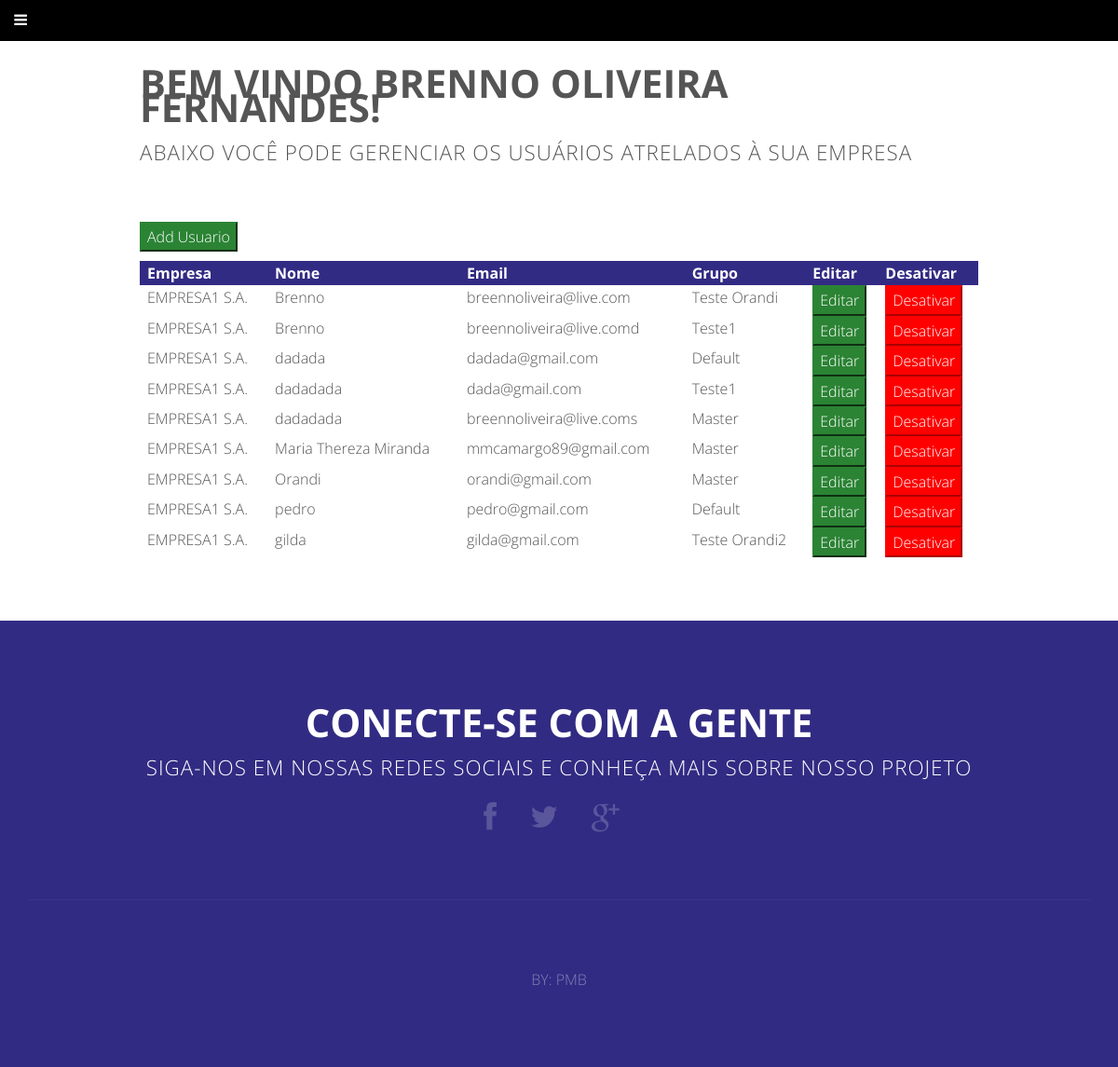
/projeto_inse/gerenciar_usuarios.php (signed in), run on the app's committed database.
### tables this page shows
CREATE TABLE IF NOT EXISTS `usuario` (
  `id` int(11) NOT NULL AUTO_INCREMENT,
  `email` varchar(254) NOT NULL,
  `senha` blob NOT NULL,
  `nome` varchar(254) NOT NULL,
  `sobrenome` varchar(254) NOT NULL,
  `genero` varchar(45) NOT NULL,
  `empresa` int(11) NOT NULL,
  `grupo` int(11) NOT NULL,
  PRIMARY KEY (`id`),
  UNIQUE KEY `email_UNIQUE` (`email`),
  KEY `empresa_usuario_idx` (`empresa`),
  KEY `grupo_usuario_idx` (`grupo`)
);

CREATE TABLE IF NOT EXISTS `empresa` (
  `id` int(11) NOT NULL AUTO_INCREMENT,
  `razaosocial` varchar(100) NOT NULL,
  `nomefantasia` varchar(100) NOT NULL,
  `cnpj` varchar(14) NOT NULL,
  `ramo` int(11) NOT NULL,
  `endereco` int(11) NOT NULL,
  PRIMARY KEY (`id`),
  UNIQUE KEY `cnpj_UNIQUE` (`cnpj`),
  KEY `ramo_empresa_idx` (`ramo`),
  KEY `endereco_empresa_idx` (`endereco`)
);

CREATE TABLE IF NOT EXISTS `grupo` (
  `id` int(11) NOT NULL AUTO_INCREMENT,
  `grupo` varchar(45) NOT NULL,
  `empresa` int(11) NOT NULL,
  PRIMARY KEY (`id`),
  KEY `empresa_grupo` (`empresa`)
);

### projeto_inse/gerenciar_usuarios.php (the view, shortened to what this page needs)
<?php include("includes/header.php");?>
<div id="main" class="wrapper style4">
				<div id="content" class="container2 medium">
					<section>
						<header class="major">
							<h2>Bem vindo <?php echo $_SESSION['nomefantasia'] ?>!</h2>
							<span class="byline">Abaixo você pode gerenciar os usuários atrelados à sua empresa</span>
						</header>
									<form action="registrar_usuario.php" method="">
										<button  type="submit" name="" style="margin-bottom: 10px; border-color: #2B8334;color: white;background: #2B8334;">Add Usuario</button>
									</form>
									<?php
										$db = mysqli_connect('localhost', 'root', '', 'inse');
										$stmt = mysqli_prepare($db, "SELECT u.id, u.email, u.nome, e.razaosocial, g.grupo FROM usuario as u INNER JOIN empresa as e on u.empresa = e.id INNER JOIN grupo as g on u.grupo = g.id WHERE u.empresa = '".$_SESSION['idempresa']."'");
										mysqli_stmt_execute($stmt);
										$result = mysqli_stmt_get_result($stmt);
									?>
									<table class="table table-bordered"  id="dataTable" width="100%" cellspacing="0">
										<thead>
										  <tr style="background-color: #322B83; color: white;">
											<th>Empresa</th>
											<th>Nome</th>
											<th>Email</th>
											<th>Grupo</th>
											<th>Editar </th>
											<th>Desativar </th>
										  </tr>
										</thead>
										<tbody>
										<?php
											while($row = mysqli_fetch_array($result)){
											?>
										  <tr>
											<td><?php echo $row['razaosocial'];?></td>
											<td><?php echo $row['nome'];?></td>
											<td><?php echo $row['email'];?></td>
											<td><?php echo $row['grupo'];?></td>
											<td>
												<form action="usuario.php?idusuario=<?php echo $row['id']?>" method="post">
													<button  type="submit" name="" class="btn btn-success" style="border-color: #2B8334;color: white;background: #2B8334;" > Editar </button>
												</form>
											</td>
											<td>
												<form action="" method="post">
												  <button type="submit" name="" class="btn btn-danger" style="border-color: red ;color: white;background: red;" > Desativar </button>
												</form>
											</td>
										  </tr>
										  <?php
										  }
										  ?>
										 </tbody>
								    </table>
					</section>
							</div>
</div>
<?php  include("includes/footer.php");?>

### projeto_inse/css/skel.css (style rules this page uses)
html,body,div,span,applet,object,iframe,h1,h2,h3,h4,h5,h6,p,blockquote,pre,a,abbr,acronym,address,big,cite,code,del,dfn,em,img,ins,kbd,q,s,samp,small,strike,strong,sub,sup,tt,var,b,u,i,center,dl,dt,dd,ol,ul,li,fieldset,form,label,legend,table,caption,tbody,tfoot,thead,tr,th,td,article,aside,canvas,details,embed,figure,figcaption,footer,header,hgroup,menu,nav,output,ruby,section,summary,time,mark,audio,video { margin:0;padding:0;border:0;font-size:100%;font:inherit;vertical-align:baseline; }
article,aside,details,figcaption,figure,footer,header,hgroup,menu,nav,section { display:block; }
body { line-height:1; }
table { border-collapse:collapse;border-spacing:0; }
body { -webkit-text-size-adjust:none }
*, *:before, *:after { -moz-box-sizing: border-box; -webkit-box-sizing: border-box; box-sizing: border-box; }
body { min-width: 1200px; }

### projeto_inse/css/style.css (style rules this page uses)
body, input, select, textarea { color: #555555; font-family: 'Open Sans', sans-serif; font-size: 12pt; font-weight: 300; line-height: 1.65em; resize: none; }
p, ul, ol, dl, table, blockquote { margin: 0 0 2em 0; }
h1, h2, h3, h4, h5, h6 { color: inherit; font-weight: 700; }
h2 { font-size: 1.5em; }
header.major { padding-bottom: 1em; text-align: center; text-transform: uppercase; }
header.major h2 { font-size: 2.6em; font-weight: 700; }
header.major .byline { display: block; padding-top: 1em; letter-spacing: 1px; font-size: 1.4em; }
table { width: 100%; border-collapse: collapse; margin: 0px; border: 0px; }
td { padding: 0px 0px 0px 8px; vertical-align:top; }
th { font-weight: 700; padding: 0px 0px 0px 8px; text-align: left; font-weight: bold; }
thead { background: #555555; color: #fff; vertical-align: middle; }
.container2 { margin-left: auto; margin-right: auto; width: 100%; }
.container2.medium { width: 75%; }
.wrapper { padding: 6em 0em 4em 0em; width: 100%; }
.wrapper.style4 { background: white; }
#main { padding: 2em 0 0 0; }
#main #content .major, #main #sidebar .major { text-align: left; }

### projeto_inse/css/style-wide.css (style rules this page uses)
body, input, select, textarea { font-size: 12pt; line-height: 1.8em; }

### projeto_inse/css/style-normal.css (style rules this page uses)
body, input, select, textarea { font-size: 11pt; }

### projeto_inse/css/style-narrower.css (style rules this page uses)
header.major h2 { font-size: 1.8em; }
header.major .byline { font-size: 1.1em; }
.wrapper.style4 { padding-bottom: 2em; }

### data on the page
usuario: empresa.razaosocial "EMPRESA1 S.A.", nome "Brenno", email "breennoliveira@live.com", grupo.grupo "Teste Orandi"
usuario: empresa.razaosocial "EMPRESA1 S.A.", nome "Brenno", email "breennoliveira@live.comd", grupo.grupo "Teste1"
usuario: empresa.razaosocial "EMPRESA1 S.A.", nome "dadada", email "dadada@gmail.com", grupo.grupo "Default"
usuario: empresa.razaosocial "EMPRESA1 S.A.", nome "dadadada", email "dada@gmail.com", grupo.grupo "Teste1"
usuario: empresa.razaosocial "EMPRESA1 S.A.", nome "dadadada", email "breennoliveira@live.coms", grupo.grupo "Master"
usuario: empresa.razaosocial "EMPRESA1 S.A.", nome "Maria Thereza Miranda", email "mmcamargo89@gmail.com", grupo.grupo "Master"
usuario: empresa.razaosocial "EMPRESA1 S.A.", nome "Orandi", email "orandi@gmail.com", grupo.grupo "Master"
usuario: empresa.razaosocial "EMPRESA1 S.A.", nome "pedro", email "pedro@gmail.com", grupo.grupo "Default"
usuario: empresa.razaosocial "EMPRESA1 S.A.", nome "gilda", email "gilda@gmail.com", grupo.grupo "Teste Orandi2"

### other printed values
$_SESSION['nomefantasia'] "BRENNO OLIVEIRA FERNANDES"
